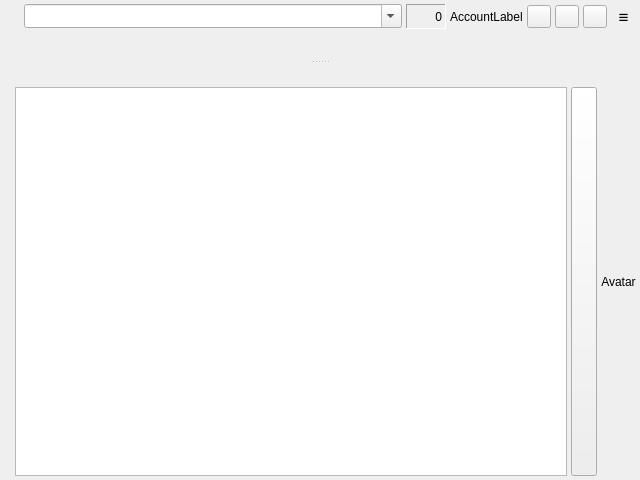
<?xml version="1.0" encoding="UTF-8"?>
<ui version="4.0">
 <class>ChatDlg</class>
 <widget class="QWidget" name="ChatDlg">
  <property name="geometry">
   <rect>
    <x>0</x>
    <y>0</y>
    <width>640</width>
    <height>480</height>
   </rect>
  </property>
  <property name="windowTitle">
   <string>Form</string>
  </property>
  <layout class="QVBoxLayout">
   <property name="leftMargin">
    <number>4</number>
   </property>
   <property name="topMargin">
    <number>4</number>
   </property>
   <property name="rightMargin">
    <number>4</number>
   </property>
   <property name="bottomMargin">
    <number>4</number>
   </property>
   <item>
    <widget class="ChatSplitter" name="splitter">
     <property name="orientation">
      <enum>Qt::Orientation::Vertical</enum>
     </property>
     <widget class="QFrame" name="topFrame">
      <property name="sizePolicy">
       <sizepolicy hsizetype="Preferred" vsizetype="MinimumExpanding">
        <horstretch>0</horstretch>
        <verstretch>0</verstretch>
       </sizepolicy>
      </property>
      <property name="frameShape">
       <enum>QFrame::Shape::NoFrame</enum>
      </property>
      <property name="frameShadow">
       <enum>QFrame::Shadow::Plain</enum>
      </property>
      <layout class="QVBoxLayout">
       <property name="spacing">
        <number>4</number>
       </property>
       <property name="leftMargin">
        <number>0</number>
       </property>
       <property name="topMargin">
        <number>0</number>
       </property>
       <property name="rightMargin">
        <number>0</number>
       </property>
       <property name="bottomMargin">
        <number>0</number>
       </property>
       <item>
        <layout class="QHBoxLayout">
         <property name="spacing">
          <number>4</number>
         </property>
         <item>
          <widget class="IconLabel" name="lb_status">
           <property name="minimumSize">
            <size>
             <width>16</width>
             <height>16</height>
            </size>
           </property>
           <property name="maximumSize">
            <size>
             <width>16</width>
             <height>16</height>
            </size>
           </property>
          </widget>
         </item>
         <item>
          <widget class="QComboBox" name="le_jid">
           <property name="sizePolicy">
            <sizepolicy hsizetype="Preferred" vsizetype="Fixed">
             <horstretch>1</horstretch>
             <verstretch>0</verstretch>
            </sizepolicy>
           </property>
           <property name="editable">
            <bool>true</bool>
           </property>
           <property name="sizeAdjustPolicy">
            <enum>QComboBox::SizeAdjustPolicy::AdjustToMinimumContentsLengthWithIcon</enum>
           </property>
           <property name="minimumContentsLength">
            <number>10</number>
           </property>
          </widget>
         </item>
         <item>
          <widget class="QLabel" name="lb_count">
           <property name="sizePolicy">
            <sizepolicy hsizetype="Fixed" vsizetype="Preferred">
             <horstretch>0</horstretch>
             <verstretch>0</verstretch>
            </sizepolicy>
           </property>
           <property name="minimumSize">
            <size>
             <width>40</width>
             <height>0</height>
            </size>
           </property>
           <property name="maximumSize">
            <size>
             <width>40</width>
             <height>16777215</height>
            </size>
           </property>
           <property name="toolTip">
            <string>Message length</string>
           </property>
           <property name="frameShape">
            <enum>QFrame::Shape::Panel</enum>
           </property>
           <property name="frameShadow">
            <enum>QFrame::Shadow::Sunken</enum>
           </property>
           <property name="text">
            <string>0</string>
           </property>
           <property name="alignment">
            <set>Qt::AlignmentFlag::AlignRight|Qt::AlignmentFlag::AlignTrailing|Qt::AlignmentFlag::AlignVCenter</set>
           </property>
          </widget>
         </item>
         <item>
          <widget class="AccountLabel" name="lb_ident">
           <property name="sizePolicy">
            <sizepolicy hsizetype="Minimum" vsizetype="Preferred">
             <horstretch>0</horstretch>
             <verstretch>0</verstretch>
            </sizepolicy>
           </property>
           <property name="text">
            <string>AccountLabel</string>
           </property>
          </widget>
         </item>
         <item>
          <widget class="QToolButton" name="tb_voice">
           <property name="toolTip">
            <string>Voice Call</string>
           </property>
           <property name="text">
            <string/>
           </property>
           <property name="iconSize">
            <size>
             <width>16</width>
             <height>16</height>
            </size>
           </property>
          </widget>
         </item>
         <item>
          <widget class="QToolButton" name="tb_pgp">
           <property name="toolTip">
            <string notr="true"/>
           </property>
           <property name="text">
            <string/>
           </property>
           <property name="iconSize">
            <size>
             <width>16</width>
             <height>16</height>
            </size>
           </property>
          </widget>
         </item>
         <item>
          <widget class="QToolButton" name="tb_emoticons">
           <property name="toolTip">
            <string>Select icon</string>
           </property>
           <property name="text">
            <string/>
           </property>
           <property name="iconSize">
            <size>
             <width>16</width>
             <height>16</height>
            </size>
           </property>
           <property name="popupMode">
            <enum>QToolButton::ToolButtonPopupMode::InstantPopup</enum>
           </property>
          </widget>
         </item>
         <item>
          <widget class="QToolButton" name="tb_actions">
           <property name="font">
            <font>
             <pointsize>13</pointsize>
            </font>
           </property>
           <property name="toolTip">
            <string>Actions</string>
           </property>
           <property name="styleSheet">
            <string notr="true">QToolButton { padding: 0px; } QToolButton::menu-indicator { image:none; } </string>
           </property>
           <property name="text">
            <string notr="true">≡</string>
           </property>
           <property name="popupMode">
            <enum>QToolButton::ToolButtonPopupMode::InstantPopup</enum>
           </property>
           <property name="toolButtonStyle">
            <enum>Qt::ToolButtonStyle::ToolButtonTextOnly</enum>
           </property>
           <property name="autoRaise">
            <bool>true</bool>
           </property>
           <property name="arrowType">
            <enum>Qt::ArrowType::NoArrow</enum>
           </property>
          </widget>
         </item>
        </layout>
       </item>
       <item>
        <widget class="QFrame" name="log">
         <property name="frameShape">
          <enum>QFrame::Shape::NoFrame</enum>
         </property>
         <property name="sizePolicy">
          <sizepolicy hsizetype="Expanding" vsizetype="MinimumExpanding">
           <horstretch>0</horstretch>
           <verstretch>0</verstretch>
          </sizepolicy>
         </property>
         <property name="focusPolicy">
          <enum>Qt::FocusPolicy::NoFocus</enum>
         </property>
        </widget>
       </item>
      </layout>
     </widget>
     <widget class="QFrame" name="bottomFrame">
      <property name="sizePolicy">
       <sizepolicy hsizetype="Preferred" vsizetype="Maximum">
        <horstretch>0</horstretch>
        <verstretch>0</verstretch>
       </sizepolicy>
      </property>
      <property name="frameShape">
       <enum>QFrame::Shape::NoFrame</enum>
      </property>
      <property name="frameShadow">
       <enum>QFrame::Shadow::Plain</enum>
      </property>
      <layout class="QVBoxLayout">
       <property name="leftMargin">
        <number>0</number>
       </property>
       <property name="topMargin">
        <number>0</number>
       </property>
       <property name="rightMargin">
        <number>0</number>
       </property>
       <property name="bottomMargin">
        <number>0</number>
       </property>
       <item>
        <widget class="QToolBar" name="toolbar">
         <property name="sizePolicy">
          <sizepolicy hsizetype="Preferred" vsizetype="Maximum">
           <horstretch>0</horstretch>
           <verstretch>0</verstretch>
          </sizepolicy>
         </property>
         <property name="orientation">
          <enum>Qt::Orientation::Horizontal</enum>
         </property>
        </widget>
       </item>
       <item>
        <layout class="QHBoxLayout">
         <property name="spacing">
          <number>4</number>
         </property>
         <item>
          <layout class="QHBoxLayout">
           <item>
            <widget class="QLabel" name="mini_prompt">
             <property name="font">
              <font>
               <bold>true</bold>
              </font>
             </property>
            </widget>
           </item>
           <item>
            <widget class="ChatEditProxy" name="mle">
             <property name="sizePolicy">
              <sizepolicy hsizetype="Expanding" vsizetype="Preferred">
               <horstretch>0</horstretch>
               <verstretch>0</verstretch>
              </sizepolicy>
             </property>
            </widget>
           </item>
          </layout>
         </item>
         <item>
          <widget class="QPushButton" name="pb_send">
           <property name="sizePolicy">
            <sizepolicy hsizetype="Minimum" vsizetype="Expanding">
             <horstretch>0</horstretch>
             <verstretch>0</verstretch>
            </sizepolicy>
           </property>
           <property name="minimumSize">
            <size>
             <width>26</width>
             <height>0</height>
            </size>
           </property>
           <property name="maximumSize">
            <size>
             <width>26</width>
             <height>16777215</height>
            </size>
           </property>
           <property name="contextMenuPolicy">
            <enum>Qt::ContextMenuPolicy::CustomContextMenu</enum>
           </property>
           <property name="toolTip">
            <string>Send</string>
           </property>
          </widget>
         </item>
         <item>
          <widget class="PixmapRatioLabel" name="avatar">
           <property name="text">
            <string>Avatar</string>
           </property>
           <property name="alignment">
            <set>Qt::AlignmentFlag::AlignCenter</set>
           </property>
          </widget>
         </item>
        </layout>
       </item>
      </layout>
     </widget>
    </widget>
   </item>
  </layout>
 </widget>
 <customwidgets>
  <customwidget>
   <class>ChatSplitter</class>
   <extends>QSplitter</extends>
   <header>chatsplitter.h</header>
   <container>1</container>
  </customwidget>
  <customwidget>
   <class>ChatEditProxy</class>
   <extends>QTextEdit</extends>
   <header>chateditproxy.h</header>
  </customwidget>
  <customwidget>
   <class>AccountLabel</class>
   <extends>QLabel</extends>
   <header>accountlabel.h</header>
  </customwidget>
  <customwidget>
   <class>IconLabel</class>
   <extends>QLabel</extends>
   <header>iconlabel.h</header>
  </customwidget>
  <customwidget>
   <class>PixmapRatioLabel</class>
   <extends>QLabel</extends>
   <header>pixmapratiolabel.h</header>
  </customwidget>
 </customwidgets>
 <tabstops>
  <tabstop>le_jid</tabstop>
  <tabstop>tb_voice</tabstop>
  <tabstop>tb_pgp</tabstop>
  <tabstop>tb_emoticons</tabstop>
  <tabstop>tb_actions</tabstop>
  <tabstop>mle</tabstop>
  <tabstop>pb_send</tabstop>
 </tabstops>
 <resources/>
 <connections/>
</ui>
